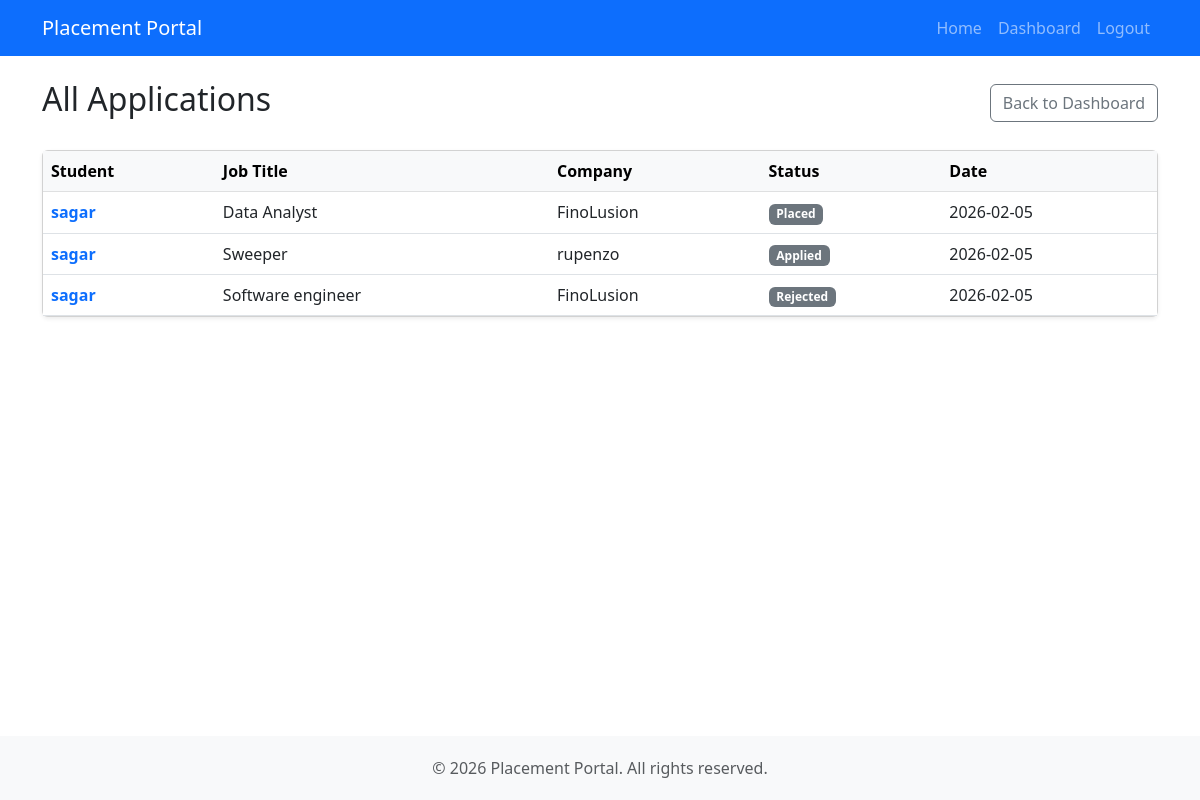
The app's page /admin/view/applications (signed in) with its own data.
### models.py (models this page shows)
class Application(db.Model):
    id = db.Column(db.Integer, primary_key=True)
    student_id = db.Column(db.Integer, db.ForeignKey("student.id"), nullable=False)
    job_position_id = db.Column(db.Integer, db.ForeignKey("job_position.id"), nullable=False)
    status = db.Column(db.String(20), default="Applied")
    applied_on = db.Column(db.DateTime, default=datetime.utcnow)
    __table_args__ = (
        db.UniqueConstraint("student_id", "job_position_id", name="unique_application"),
    )
    placement = db.relationship("Placement", backref="application", uselist=False, lazy=True)

class Student(db.Model):
    id = db.Column(db.Integer, primary_key=True)
    name = db.Column(db.String(100), nullable=False)
    email = db.Column(db.String(100), unique=True, nullable=False)
    password = db.Column(db.String(200), nullable=False)
    department = db.Column(db.String(50))
    cgpa = db.Column(db.Float)
    resume = db.Column(db.String(200))
    is_active = db.Column(db.Boolean, default=True)
    applications = db.relationship("Application", backref="student", lazy=True)

class JobPosition(db.Model):
    id = db.Column(db.Integer, primary_key=True)
    company_id = db.Column(db.Integer, db.ForeignKey("company.id"), nullable=False)
    title = db.Column(db.String(100), nullable=False)
    description = db.Column(db.Text)
    eligibility = db.Column(db.String(200))
    deadline = db.Column(db.Date)
    posted_date = db.Column(db.DateTime, default=datetime.utcnow)
    skills = db.Column(db.String(200))
    experience = db.Column(db.String(50))
    salary = db.Column(db.String(50))
    status = db.Column(db.String(20), default="Pending")
    applications = db.relationship("Application", backref="job_position", lazy=True)

class Company(db.Model):
    id = db.Column(db.Integer, primary_key=True)
    name = db.Column(db.String(100), nullable=False)
    email = db.Column(db.String(100), unique=True, nullable=False)
    password = db.Column(db.String(200), nullable=False)
    website = db.Column(db.String(200))
    hr_contact = db.Column(db.String(20))
    is_approved = db.Column(db.Boolean, default=False)
    is_blacklisted = db.Column(db.Boolean, default=False)
    created_at = db.Column(db.DateTime, default=datetime.utcnow)
    job_positions = db.relationship("JobPosition", backref="company", lazy=True)

### app.py (the view)
    @app.route("/admin/view/applications")
    @login_required("admin")
    def view_applications():
        applications = Application.query.all()
        return render_template("admin/view_applications.html", applications=applications)

### templates/admin/view_applications.html (shortened to what this page needs)
{% extends "base.html" %}
{% block content %}
<div class="d-flex justify-content-between align-items-center mb-4">
    <h2>All Applications</h2>
    <a href="{{ url_for('admin_dashboard') }}" class="btn btn-outline-secondary">Back to Dashboard</a>
</div>
<div class="card shadow-sm">
    <div class="table-responsive">
        <table class="table table-hover align-middle mb-0">
            <thead class="table-light">
                <tr>
                    <th>Student</th>
                    <th>Job Title</th>
                    <th>Company</th>
                    <th>Status</th>
                    <th>Date</th>
                </tr>
            </thead>
            <tbody>
                {% for app in applications %}
                <tr>
                    <td>
                        <a href="{{ url_for('view_student_profile', student_id=app.student.id) }}"
                            class="text-decoration-none fw-bold">
                            {{ app.student.name }}
                        </a>
                    </td>
                    <td>{{ app.job_position.title }}</td>
                    <td>{{ app.job_position.company.name }}</td>
                    <td>
                        <span class="badge bg-secondary">{{ app.status }}</span>
                    </td>
                    <td>{{ app.applied_on.strftime('%Y-%m-%d') }}</td>
                </tr>
                {% else %}
                <tr>
                    <td colspan="5" class="text-center text-muted">No applications found.</td>
                </tr>
                {% endfor %}
            </tbody>
        </table>
    </div>
</div>
{% endblock %}

### templates/base.html (style rules this page uses)
body { display: flex; flex-direction: column; min-height: 100vh; }

### records on screen
Application: student.name "sagar", job_position "Data Analyst", job_position.company.name "FinoLusion", status "Placed", applied_on "2026-02-05"
Application: student.name "sagar", job_position "Sweeper", job_position.company.name "rupenzo", status "Applied", applied_on "2026-02-05"
Application: student.name "sagar", job_position "Software engineer", job_position.company.name "FinoLusion", status "Rejected", applied_on "2026-02-05"
